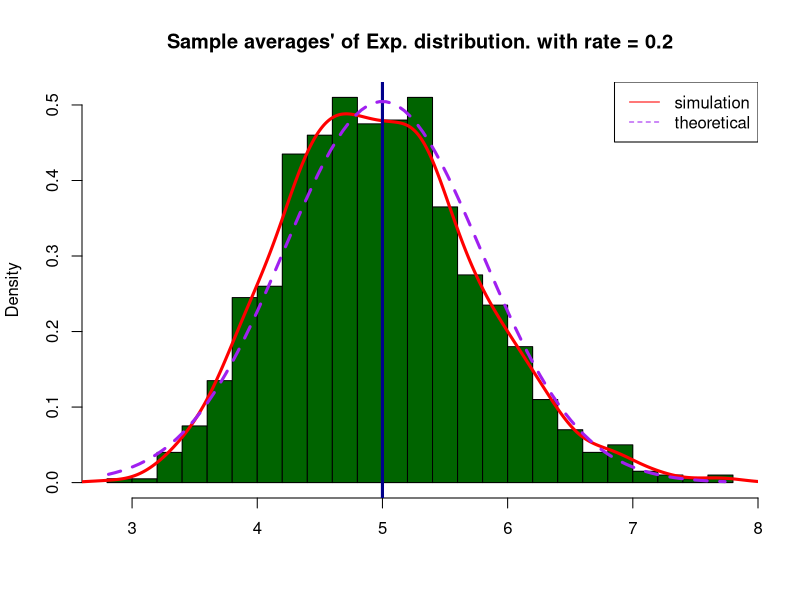
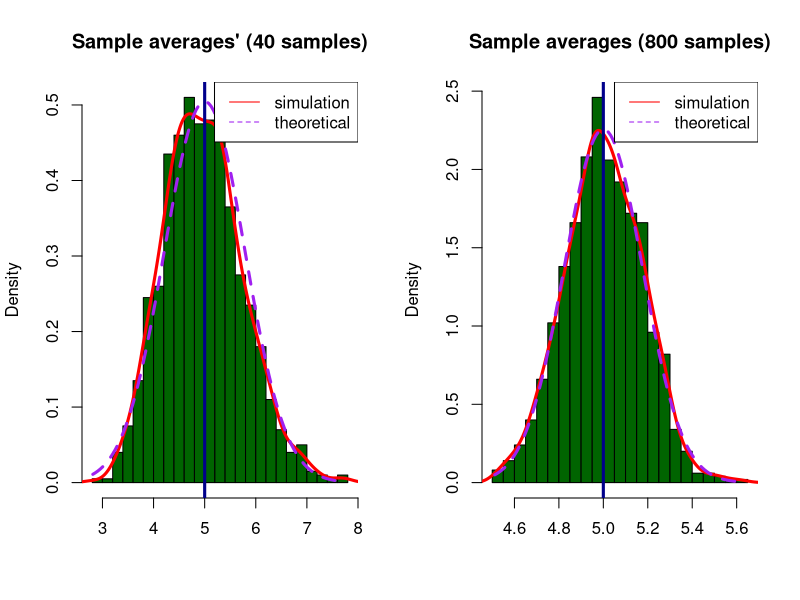
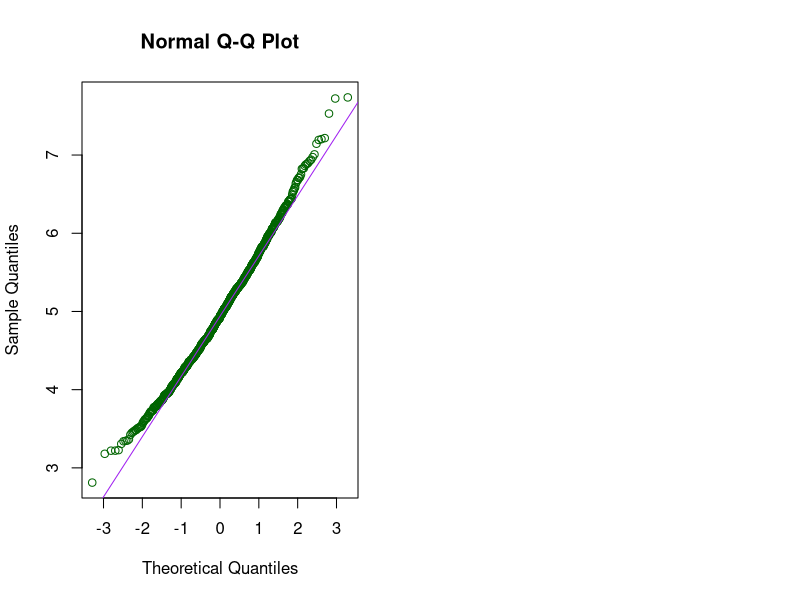

Recreate these plots in R, in order.
## ---- chunk 1
require('knitr', quietly=TRUE)
## ---- chunk 2
set.seed(1234)      # Just a seed 
lambda <- 0.2       # Given by the exercise
sample.size <- 40   # Given by the exercise
sims <- 1000        # Suggested by the exercise
d.mean <- 1/lambda  # Distribution mean. Inherent property
d.sd   <- 1/lambda  # Disribution standard deviation. Inheret property

exp.sim <- matrix(rexp(sims*sample.size, rate=lambda), sims, sample.size)
means <- rowMeans(exp.sim)
## ---- chunk 3
plot.hist.scale <- function(subject, ms, ss) {
  hist(ms, breaks=25, probability=TRUE, main=subject, xlab="", col="darkgreen")
  lines(density(ms), col="red", lwd=3) # density of the averages of samples

  # theoretical density of the averages of samples
  #xfit <- seq(min(ms), max(ms), length=100)
  #yfit <- dnorm(xfit, mean=d.mean, sd=(d.sd/sqrt(ss)))
  #lines(xfit, yfit, pch=22, col="purple", lty=2, lwd=3)
  curve(dnorm(x, d.mean, d.sd/sqrt(ss)), min(ms), max(ms), col="purple", add=T, lty=2, lwd=3)

  # add legend
  legend('topright', c("simulation", "theoretical"), lty=c(1,2), col=c("red", "purple"))
}  
  
plot.hist <- function(subject, ms, ss) {
  hist(ms, breaks=25, prob=TRUE,
       main=subject, xlab="", col="darkgreen")
  lines(density(ms), col="red", lwd=3) # density of the averages of samples

  abline(v=d.mean, col="darkblue", lwd=3) # Theoretical distribution center

  # theoretical density of the averages of samples
  curve(dnorm(x, d.mean, d.sd/sqrt(ss)), min(ms), max(ms), col="purple", add=T, lty=2, lwd=3)
  # add legend
  legend('topright', c("simulation", "theoretical"), lty=c(1,2), col=c("red", "purple"))
}
## ---- chunk 4
plot.hist("Sample averages' of Exp. distribution. with rate = 0.2", means, sample.size)
## ---- chunk 5
sample.mean <- mean(means)
theoretical.mean <- 1/lambda
## ---- chunk 6
sample.sd <- sd(means)
theoretical.sd <- (d.sd)/sqrt(sample.size)

sample.var <- var(means)
theoretical.var <- 1 / (lambda ** 2 * 40)
## ---- chunk 7
mult = 20
par(mfrow=c(1,2))
means2 <- rowMeans(matrix(rexp(sims*sample.size*mult, rate=lambda), 
                 sims, sample.size * mult))
plot.hist("Sample averages' (40 samples)", means, sample.size)
plot.hist("Sample averages (800 samples)", means2, sample.size * mult)
## ---- chunk 8
qqnorm(means, col="darkgreen")
qqline(means, col="purple")
